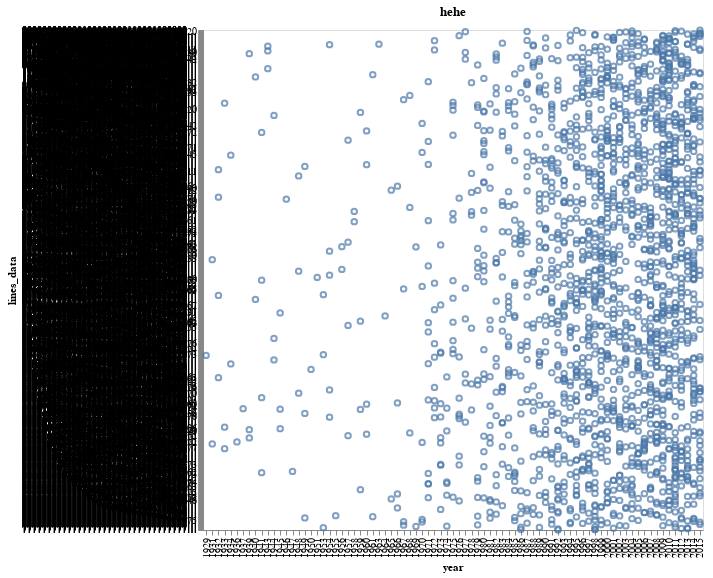

The cell this chart's notebook holds for it:
### Code cell
base = alt.Chart(merged_metadata_filmscripts).mark_point().encode(
    x='year',
    y='lines_data',
    tooltip=['title','year','lines_data']
).interactive().properties(
    width=500,
    height=500
)
alt.hconcat(
    base.encode(x='year:O').properties(title='hehe')
)

### Figure 1 — Vega-Lite specification as saved in the notebook (floating-point values rounded to 4 significant figures; data arrays with more than 128 entries replaced by an {"elided": "..."} marker saying what was removed)
{"config": {"view": {"continuousWidth": 300, "continuousHeight": 300}}, "hconcat": [{"mark": {"type": "point"}, "encoding": {"tooltip": [{"field": "title", "type": "nominal"}, {"field": "year", "type": "quantitative"}, {"field": "lines_data", "type": "nominal"}], "x": {"field": "year", "type": "ordinal"}, "y": {"field": "lines_data", "type": "nominal"}}, "height": 500, "name": "view_2", "title": "hehe", "width": 500}], "data": {"name": "data-58e51405e7ca22549ea09db8302fd505"}, "params": [{"name": "param_2", "select": {"type": "interval", "encodings": ["x", "y"]}, "bind": "scales", "views": ["view_2"]}], "$schema": "https://vega.github.io/schema/vega-lite/v5.16.3.json", "datasets": {"data-58e51405e7ca22549ea09db8302fd505": {"elided": "2000 records"}}}
